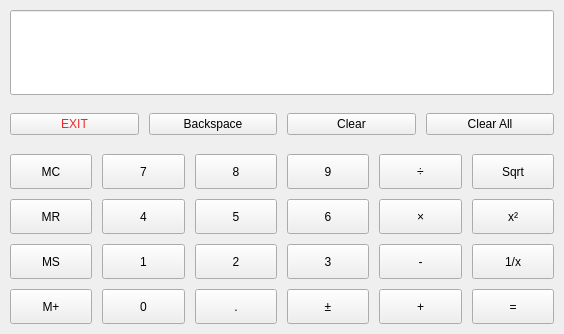
<?xml version="1.0" encoding="UTF-8"?>
<ui version="4.0">
 <class>Calculator</class>
 <widget class="QWidget" name="Calculator">
  <property name="geometry">
   <rect>
    <x>0</x>
    <y>0</y>
    <width>564</width>
    <height>334</height>
   </rect>
  </property>
  <property name="windowTitle">
   <string>Calculator</string>
  </property>
  <property name="styleSheet">
   <string notr="true">QWidget {	
	font: 15pt &quot;Ubuntu&quot;;
}</string>
  </property>
  <layout class="QGridLayout" name="gridLayout_3">
   <property name="leftMargin">
    <number>8</number>
   </property>
   <property name="topMargin">
    <number>8</number>
   </property>
   <property name="rightMargin">
    <number>8</number>
   </property>
   <property name="bottomMargin">
    <number>8</number>
   </property>
   <property name="spacing">
    <number>8</number>
   </property>
   <item row="0" column="0">
    <widget class="QWidget" name="gridWidget" native="true">
     <property name="styleSheet">
      <string notr="true"/>
     </property>
     <layout class="QGridLayout" name="centralWidget" rowstretch="2,1,4">
      <property name="leftMargin">
       <number>2</number>
      </property>
      <property name="topMargin">
       <number>2</number>
      </property>
      <property name="rightMargin">
       <number>2</number>
      </property>
      <property name="bottomMargin">
       <number>2</number>
      </property>
      <property name="spacing">
       <number>8</number>
      </property>
      <item row="1" column="0">
       <widget class="QWidget" name="gridWidget_clear" native="true">
        <layout class="QGridLayout" name="gridLayout">
         <property name="leftMargin">
          <number>0</number>
         </property>
         <property name="topMargin">
          <number>0</number>
         </property>
         <property name="rightMargin">
          <number>0</number>
         </property>
         <property name="bottomMargin">
          <number>0</number>
         </property>
         <property name="spacing">
          <number>10</number>
         </property>
         <item row="0" column="3">
          <widget class="QPushButton" name="clearAllButton">
           <property name="sizePolicy">
            <sizepolicy hsizetype="Preferred" vsizetype="Preferred">
             <horstretch>0</horstretch>
             <verstretch>0</verstretch>
            </sizepolicy>
           </property>
           <property name="focusPolicy">
            <enum>Qt::NoFocus</enum>
           </property>
           <property name="text">
            <string>Clear All</string>
           </property>
          </widget>
         </item>
         <item row="0" column="1">
          <widget class="QPushButton" name="backspaceButton">
           <property name="sizePolicy">
            <sizepolicy hsizetype="Preferred" vsizetype="Preferred">
             <horstretch>0</horstretch>
             <verstretch>0</verstretch>
            </sizepolicy>
           </property>
           <property name="focusPolicy">
            <enum>Qt::NoFocus</enum>
           </property>
           <property name="text">
            <string>Backspace</string>
           </property>
          </widget>
         </item>
         <item row="0" column="2">
          <widget class="QPushButton" name="clearButton">
           <property name="sizePolicy">
            <sizepolicy hsizetype="Preferred" vsizetype="Preferred">
             <horstretch>0</horstretch>
             <verstretch>0</verstretch>
            </sizepolicy>
           </property>
           <property name="focusPolicy">
            <enum>Qt::NoFocus</enum>
           </property>
           <property name="text">
            <string>Clear</string>
           </property>
          </widget>
         </item>
         <item row="0" column="0">
          <widget class="QPushButton" name="pushButton_exit">
           <property name="sizePolicy">
            <sizepolicy hsizetype="Preferred" vsizetype="Maximum">
             <horstretch>0</horstretch>
             <verstretch>0</verstretch>
            </sizepolicy>
           </property>
           <property name="focusPolicy">
            <enum>Qt::NoFocus</enum>
           </property>
           <property name="styleSheet">
            <string notr="true">color: rgb(239, 41, 41);</string>
           </property>
           <property name="text">
            <string>EXIT</string>
           </property>
          </widget>
         </item>
        </layout>
       </widget>
      </item>
      <item row="2" column="0">
       <widget class="QWidget" name="gridWidget_number" native="true">
        <layout class="QGridLayout" name="gridLayout_2">
         <property name="leftMargin">
          <number>0</number>
         </property>
         <property name="topMargin">
          <number>0</number>
         </property>
         <property name="rightMargin">
          <number>0</number>
         </property>
         <property name="bottomMargin">
          <number>0</number>
         </property>
         <property name="spacing">
          <number>10</number>
         </property>
         <item row="0" column="3">
          <widget class="QPushButton" name="digitButton_9">
           <property name="sizePolicy">
            <sizepolicy hsizetype="Preferred" vsizetype="Preferred">
             <horstretch>0</horstretch>
             <verstretch>0</verstretch>
            </sizepolicy>
           </property>
           <property name="focusPolicy">
            <enum>Qt::NoFocus</enum>
           </property>
           <property name="text">
            <string>9</string>
           </property>
          </widget>
         </item>
         <item row="3" column="0">
          <widget class="QPushButton" name="addToMemoryButton">
           <property name="sizePolicy">
            <sizepolicy hsizetype="Preferred" vsizetype="Preferred">
             <horstretch>0</horstretch>
             <verstretch>0</verstretch>
            </sizepolicy>
           </property>
           <property name="focusPolicy">
            <enum>Qt::NoFocus</enum>
           </property>
           <property name="text">
            <string>M+</string>
           </property>
          </widget>
         </item>
         <item row="1" column="3">
          <widget class="QPushButton" name="digitButton_6">
           <property name="sizePolicy">
            <sizepolicy hsizetype="Preferred" vsizetype="Preferred">
             <horstretch>0</horstretch>
             <verstretch>0</verstretch>
            </sizepolicy>
           </property>
           <property name="focusPolicy">
            <enum>Qt::NoFocus</enum>
           </property>
           <property name="text">
            <string>6</string>
           </property>
          </widget>
         </item>
         <item row="1" column="4">
          <widget class="QPushButton" name="timesButton">
           <property name="sizePolicy">
            <sizepolicy hsizetype="Preferred" vsizetype="Preferred">
             <horstretch>0</horstretch>
             <verstretch>0</verstretch>
            </sizepolicy>
           </property>
           <property name="focusPolicy">
            <enum>Qt::NoFocus</enum>
           </property>
           <property name="text">
            <string>×</string>
           </property>
          </widget>
         </item>
         <item row="0" column="5">
          <widget class="QPushButton" name="squareRootButton">
           <property name="sizePolicy">
            <sizepolicy hsizetype="Preferred" vsizetype="Preferred">
             <horstretch>0</horstretch>
             <verstretch>0</verstretch>
            </sizepolicy>
           </property>
           <property name="focusPolicy">
            <enum>Qt::NoFocus</enum>
           </property>
           <property name="text">
            <string>Sqrt</string>
           </property>
          </widget>
         </item>
         <item row="3" column="5">
          <widget class="QPushButton" name="equalButton">
           <property name="sizePolicy">
            <sizepolicy hsizetype="Preferred" vsizetype="Preferred">
             <horstretch>0</horstretch>
             <verstretch>0</verstretch>
            </sizepolicy>
           </property>
           <property name="focusPolicy">
            <enum>Qt::NoFocus</enum>
           </property>
           <property name="text">
            <string>=</string>
           </property>
          </widget>
         </item>
         <item row="3" column="4">
          <widget class="QPushButton" name="plusButton">
           <property name="sizePolicy">
            <sizepolicy hsizetype="Preferred" vsizetype="Preferred">
             <horstretch>0</horstretch>
             <verstretch>0</verstretch>
            </sizepolicy>
           </property>
           <property name="focusPolicy">
            <enum>Qt::NoFocus</enum>
           </property>
           <property name="text">
            <string>+</string>
           </property>
          </widget>
         </item>
         <item row="0" column="2">
          <widget class="QPushButton" name="digitButton_8">
           <property name="sizePolicy">
            <sizepolicy hsizetype="Preferred" vsizetype="Preferred">
             <horstretch>0</horstretch>
             <verstretch>0</verstretch>
            </sizepolicy>
           </property>
           <property name="focusPolicy">
            <enum>Qt::NoFocus</enum>
           </property>
           <property name="text">
            <string>8</string>
           </property>
          </widget>
         </item>
         <item row="2" column="5">
          <widget class="QPushButton" name="reciprocalButton">
           <property name="sizePolicy">
            <sizepolicy hsizetype="Preferred" vsizetype="Preferred">
             <horstretch>0</horstretch>
             <verstretch>0</verstretch>
            </sizepolicy>
           </property>
           <property name="focusPolicy">
            <enum>Qt::NoFocus</enum>
           </property>
           <property name="text">
            <string>1/x</string>
           </property>
          </widget>
         </item>
         <item row="1" column="0">
          <widget class="QPushButton" name="readMemoryButton">
           <property name="sizePolicy">
            <sizepolicy hsizetype="Preferred" vsizetype="Preferred">
             <horstretch>0</horstretch>
             <verstretch>0</verstretch>
            </sizepolicy>
           </property>
           <property name="focusPolicy">
            <enum>Qt::NoFocus</enum>
           </property>
           <property name="text">
            <string>MR</string>
           </property>
          </widget>
         </item>
         <item row="2" column="0">
          <widget class="QPushButton" name="setMemoryButton">
           <property name="sizePolicy">
            <sizepolicy hsizetype="Preferred" vsizetype="Preferred">
             <horstretch>0</horstretch>
             <verstretch>0</verstretch>
            </sizepolicy>
           </property>
           <property name="focusPolicy">
            <enum>Qt::NoFocus</enum>
           </property>
           <property name="text">
            <string>MS</string>
           </property>
          </widget>
         </item>
         <item row="0" column="0">
          <widget class="QPushButton" name="clearMemoryButton">
           <property name="sizePolicy">
            <sizepolicy hsizetype="Preferred" vsizetype="Preferred">
             <horstretch>0</horstretch>
             <verstretch>0</verstretch>
            </sizepolicy>
           </property>
           <property name="focusPolicy">
            <enum>Qt::NoFocus</enum>
           </property>
           <property name="text">
            <string>MC</string>
           </property>
          </widget>
         </item>
         <item row="0" column="4">
          <widget class="QPushButton" name="divisionButton">
           <property name="sizePolicy">
            <sizepolicy hsizetype="Preferred" vsizetype="Preferred">
             <horstretch>0</horstretch>
             <verstretch>0</verstretch>
            </sizepolicy>
           </property>
           <property name="focusPolicy">
            <enum>Qt::NoFocus</enum>
           </property>
           <property name="text">
            <string>÷</string>
           </property>
          </widget>
         </item>
         <item row="2" column="4">
          <widget class="QPushButton" name="minusButton">
           <property name="sizePolicy">
            <sizepolicy hsizetype="Preferred" vsizetype="Preferred">
             <horstretch>0</horstretch>
             <verstretch>0</verstretch>
            </sizepolicy>
           </property>
           <property name="focusPolicy">
            <enum>Qt::NoFocus</enum>
           </property>
           <property name="text">
            <string>-</string>
           </property>
          </widget>
         </item>
         <item row="1" column="5">
          <widget class="QPushButton" name="powerButton">
           <property name="sizePolicy">
            <sizepolicy hsizetype="Preferred" vsizetype="Preferred">
             <horstretch>0</horstretch>
             <verstretch>0</verstretch>
            </sizepolicy>
           </property>
           <property name="focusPolicy">
            <enum>Qt::NoFocus</enum>
           </property>
           <property name="text">
            <string>x²</string>
           </property>
          </widget>
         </item>
         <item row="0" column="1">
          <widget class="QPushButton" name="digitButton_7">
           <property name="sizePolicy">
            <sizepolicy hsizetype="Preferred" vsizetype="Preferred">
             <horstretch>0</horstretch>
             <verstretch>0</verstretch>
            </sizepolicy>
           </property>
           <property name="focusPolicy">
            <enum>Qt::NoFocus</enum>
           </property>
           <property name="text">
            <string>7</string>
           </property>
          </widget>
         </item>
         <item row="1" column="1">
          <widget class="QPushButton" name="digitButton_4">
           <property name="sizePolicy">
            <sizepolicy hsizetype="Preferred" vsizetype="Preferred">
             <horstretch>0</horstretch>
             <verstretch>0</verstretch>
            </sizepolicy>
           </property>
           <property name="focusPolicy">
            <enum>Qt::NoFocus</enum>
           </property>
           <property name="text">
            <string>4</string>
           </property>
          </widget>
         </item>
         <item row="2" column="1">
          <widget class="QPushButton" name="digitButton_1">
           <property name="sizePolicy">
            <sizepolicy hsizetype="Preferred" vsizetype="Preferred">
             <horstretch>0</horstretch>
             <verstretch>0</verstretch>
            </sizepolicy>
           </property>
           <property name="focusPolicy">
            <enum>Qt::NoFocus</enum>
           </property>
           <property name="text">
            <string>1</string>
           </property>
          </widget>
         </item>
         <item row="3" column="1">
          <widget class="QPushButton" name="digitButton_0">
           <property name="sizePolicy">
            <sizepolicy hsizetype="Preferred" vsizetype="Preferred">
             <horstretch>0</horstretch>
             <verstretch>0</verstretch>
            </sizepolicy>
           </property>
           <property name="focusPolicy">
            <enum>Qt::NoFocus</enum>
           </property>
           <property name="text">
            <string>0</string>
           </property>
          </widget>
         </item>
         <item row="1" column="2">
          <widget class="QPushButton" name="digitButton_5">
           <property name="sizePolicy">
            <sizepolicy hsizetype="Preferred" vsizetype="Preferred">
             <horstretch>0</horstretch>
             <verstretch>0</verstretch>
            </sizepolicy>
           </property>
           <property name="focusPolicy">
            <enum>Qt::NoFocus</enum>
           </property>
           <property name="text">
            <string>5</string>
           </property>
          </widget>
         </item>
         <item row="2" column="2">
          <widget class="QPushButton" name="digitButton_2">
           <property name="sizePolicy">
            <sizepolicy hsizetype="Preferred" vsizetype="Preferred">
             <horstretch>0</horstretch>
             <verstretch>0</verstretch>
            </sizepolicy>
           </property>
           <property name="focusPolicy">
            <enum>Qt::NoFocus</enum>
           </property>
           <property name="text">
            <string>2</string>
           </property>
          </widget>
         </item>
         <item row="3" column="2">
          <widget class="QPushButton" name="pointButton">
           <property name="sizePolicy">
            <sizepolicy hsizetype="Preferred" vsizetype="Preferred">
             <horstretch>0</horstretch>
             <verstretch>0</verstretch>
            </sizepolicy>
           </property>
           <property name="focusPolicy">
            <enum>Qt::NoFocus</enum>
           </property>
           <property name="text">
            <string>.</string>
           </property>
          </widget>
         </item>
         <item row="2" column="3">
          <widget class="QPushButton" name="digitButton_3">
           <property name="sizePolicy">
            <sizepolicy hsizetype="Preferred" vsizetype="Preferred">
             <horstretch>0</horstretch>
             <verstretch>0</verstretch>
            </sizepolicy>
           </property>
           <property name="focusPolicy">
            <enum>Qt::NoFocus</enum>
           </property>
           <property name="text">
            <string>3</string>
           </property>
          </widget>
         </item>
         <item row="3" column="3">
          <widget class="QPushButton" name="changeSignButton">
           <property name="sizePolicy">
            <sizepolicy hsizetype="Preferred" vsizetype="Preferred">
             <horstretch>0</horstretch>
             <verstretch>0</verstretch>
            </sizepolicy>
           </property>
           <property name="focusPolicy">
            <enum>Qt::NoFocus</enum>
           </property>
           <property name="text">
            <string>±</string>
           </property>
          </widget>
         </item>
        </layout>
       </widget>
      </item>
      <item row="0" column="0">
       <widget class="QWidget" name="horizontalWidget_input" native="true">
        <layout class="QHBoxLayout" name="horizontalLayout">
         <property name="spacing">
          <number>10</number>
         </property>
         <property name="leftMargin">
          <number>0</number>
         </property>
         <property name="topMargin">
          <number>0</number>
         </property>
         <property name="rightMargin">
          <number>0</number>
         </property>
         <property name="bottomMargin">
          <number>0</number>
         </property>
         <item>
          <widget class="QLineEdit" name="lineEdit">
           <property name="sizePolicy">
            <sizepolicy hsizetype="Preferred" vsizetype="Preferred">
             <horstretch>0</horstretch>
             <verstretch>0</verstretch>
            </sizepolicy>
           </property>
           <property name="focusPolicy">
            <enum>Qt::NoFocus</enum>
           </property>
           <property name="maxLength">
            <number>15</number>
           </property>
           <property name="alignment">
            <set>Qt::AlignRight|Qt::AlignTrailing|Qt::AlignVCenter</set>
           </property>
           <property name="readOnly">
            <bool>true</bool>
           </property>
          </widget>
         </item>
        </layout>
       </widget>
      </item>
     </layout>
    </widget>
   </item>
  </layout>
 </widget>
 <resources/>
 <connections/>
</ui>
